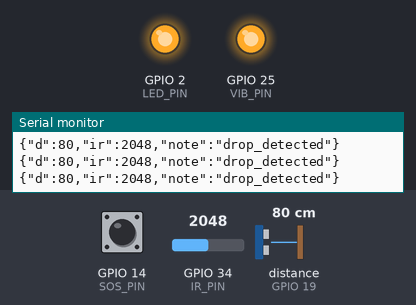
Simulated run of this sketch. Board: ESP32. Parts: output pins drawn as LEDs (lit = HIGH), the last lines printed to the serial monitor. Wiring (inferred from the names in the program): ultrasonic range finder: trigger GPIO 18; echo GPIO 19. The test bench sets the inputs (shaded band); at power-on: GPIO 34 (IR_PIN) = 2048, GPIO 14 (SOS_PIN) HIGH, distance to the obstacle (sensor on GPIO 19) 80 cm. The echo pulse lasts 58.3 µs per cm; nothing arrives over Bluetooth unless stated; pins used as bus, display or sensor lines are not drawn.

Above: at 1.4 s.
1.5 s: GPIO 34 (IR_PIN) set to 1557
3.0 s: GPIO 34 (IR_PIN) set to 1468
At 3.8 s:
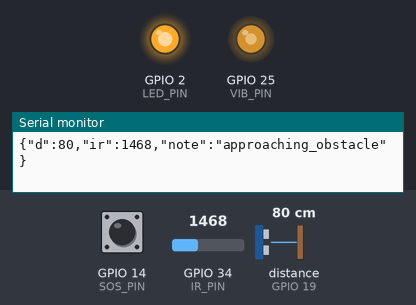
4.6 s: GPIO 14 (SOS_PIN) pulled LOW for 0.15 s
At 5.0 s:
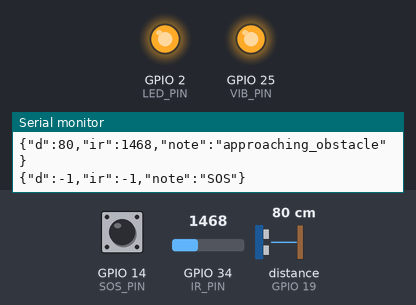
6.8 s: distance to the obstacle (sensor on GPIO 19) set to 44 cm
8.3 s: distance to the obstacle (sensor on GPIO 19) set to 37 cm
At 9.4 s:
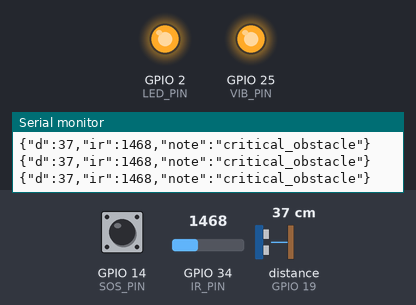
10.3 s: distance to the obstacle (sensor on GPIO 19) set to 60 cm
At 11.5 s:
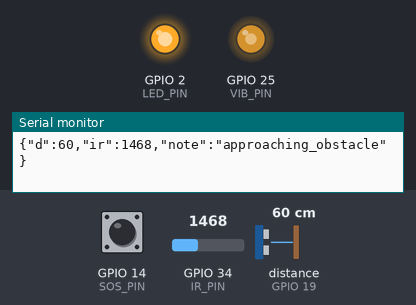
Timing chart, 0 to 12.9 s (numbered marks = the images above; inputs shaded):
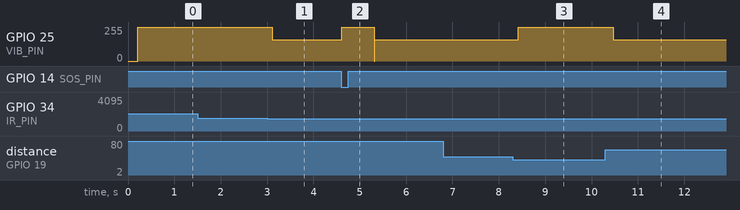

The sketch:

stick.ino
```cpp
/*
  Samriddha Drishti - Smart Blind Stick (still in prototype stage)
  Author : Team JalDrishya
  Purpose: Read ultrasonic + IR sensors, provide haptic feedback, publish JSON over Bluetooth Serial.
  Hardware: ESP32, HC-SR04, analog IR sensor, vibration motor, SOS button.
*/

#include <Arduino.h>
#include "BluetoothSerial.h"

// ---------- CONFIG ----------
#define TRIG_PIN      18
#define ECHO_PIN      19
#define IR_PIN        34
#define VIB_PIN       25
#define SOS_PIN       14
#define LED_PIN       2     // Status LED

#define SAMPLE_INTERVAL_MS   200
#define HC_SR04_TIMEOUT_US   30000

#define DIST_ALERT_CM        120
#define DIST_CRITICAL_CM     40
#define IR_DROP_THRESHOLD    1500

// Vibration intensities (0-255 PWM)
#define VIB_OFF              0
#define VIB_LOW              90
#define VIB_MED              160
#define VIB_HIGH             255

// ---------- GLOBALS ----------
BluetoothSerial SerialBT;
volatile unsigned long lastSOS = 0;
const unsigned long SOS_DEBOUNCE_MS = 800;
const unsigned long SOS_LONGPRESS_MS = 1200;

unsigned long lastSample = 0;

// ---------- UTILITY ----------
long measureDistanceCM() {
  // Trigger
  digitalWrite(TRIG_PIN, LOW);
  delayMicroseconds(2);
  digitalWrite(TRIG_PIN, HIGH);
  delayMicroseconds(10);
  digitalWrite(TRIG_PIN, LOW);

  // Wait for echo
  unsigned long t = pulseIn(ECHO_PIN, HIGH, HC_SR04_TIMEOUT_US);
  if (t == 0) return -1; // timeout / no reading
  // distance in cm = time(us) / 58 (approx)
  long dist = t / 58;
  return dist;
}

int readIR() {
  // analogRead returns 0..4095 on ESP32 default ADC range
  return analogRead(IR_PIN);
}

void setVibration(uint8_t value) {
  // Use ledc PWM for ESP32 for smoother control
  ledcWrite(0, value);
}

void sendStatusJSON(long dist, int irVal, const char* note) {
  // Build a small JSON string and send via Bluetooth
  // Example: {"d":45,"ir":1300,"note":"ok"}
  String out = "{";
  out += "\"d\":";
  out += dist;
  out += ",\"ir\":";
  out += irVal;
  out += ",\"note\":\"";
  out += note;
  out += "\"}";

  if (SerialBT.connected()) {
    SerialBT.println(out);
  }
  // Also print on serial for debug
  Serial.println(out);
}

// ---------- SOS handler (non blocking) ----------
void checkSOS() {
  static unsigned long pressStart = 0;
  static bool pressed = false;

  bool state = digitalRead(SOS_PIN) == LOW ? false : true; // depends on wiring, assume HIGH when pressed

  if (state && !pressed) {
    pressed = true;
    pressStart = millis();
  } else if (!state && pressed) {
    unsigned long duration = millis() - pressStart;
    pressed = false;
    if (duration >= SOS_LONGPRESS_MS && (millis() - lastSOS) > SOS_DEBOUNCE_MS) {
      lastSOS = millis();
      // Send SOS message
      sendStatusJSON(-1, -1, "SOS");
      // strong vibration to notify user
      setVibration(VIB_HIGH);
      delay(700);
      setVibration(VIB_OFF);
    }
  }
}

// ---------- SETUP ----------
void setup() {
  Serial.begin(115200);
  Serial.println("[Stick] Starting...");

  pinMode(TRIG_PIN, OUTPUT);
  pinMode(ECHO_PIN, INPUT);
  pinMode(IR_PIN, INPUT);
  pinMode(VIB_PIN, OUTPUT);
  pinMode(SOS_PIN, INPUT_PULLUP);
  pinMode(LED_PIN, OUTPUT);

  // Setup PWM (ledc) channel 0 on VIB_PIN
  ledcSetup(0, 2000, 8);
  ledcAttachPin(VIB_PIN, 0);
  setVibration(VIB_OFF);

  // Initialize Bluetooth Serial
  if (!SerialBT.begin("Samriddha_Stick")) {
    Serial.println("[Stick] BT init failed");
  } else {
    Serial.println("[Stick] Bluetooth started: Samriddha_Stick");
  }

  digitalWrite(LED_PIN, HIGH);
  delay(200);
  digitalWrite(LED_PIN, LOW);
}

// ---------- MAIN LOOP ----------
void loop() {
  unsigned long now = millis();
  if (now - lastSample < SAMPLE_INTERVAL_MS) {
    // handle sos with every iteration
    checkSOS();
    delay(10);
    return;
  }
  lastSample = now;

  // Read sensors
  long dist = measureDistanceCM();   // -1 indicates no echo
  int irVal = readIR();

  // Decide feedback
  uint8_t vib = VIB_OFF;
  const char* note = "ok";

  // Prioritize critical distances
  if (dist > 0 && dist <= DIST_CRITICAL_CM) {
    vib = VIB_HIGH;
    note = "critical_obstacle";
  } else if (dist > 0 && dist <= DIST_ALERT_CM) {
    vib = VIB_MED;
    note = "approaching_obstacle";
  }

  // IR (downward drop) overrides with immediate alert
  if (irVal > IR_DROP_THRESHOLD) {
    vib = VIB_HIGH;
    note = "drop_detected";
  }

  // Provide light vibration if nothing critical but in proximity
  if (dist > 0 && dist <= (DIST_ALERT_CM * 1.5) && vib == VIB_OFF) {
    vib = VIB_LOW;
    note = "near_object";
  }

  // Send feedback
  setVibration(vib);
  sendStatusJSON(dist, irVal, note);

  // Visual LED flashing when connected
  if (SerialBT.connected()) {
    digitalWrite(LED_PIN, HIGH);
  } else {
    digitalWrite(LED_PIN, LOW);
  }

  // handle SOS button within sample interval
  checkSOS();

  // small delay to avoid CPU hogging
  delay(10);
}
```

Measured:
- the behaviour switches between 1501 and 1500 on GPIO 34 (IR_PIN) (found by bisection; images 0 and 1)
- after the input at 3.0 s, GPIO 25 (VIB_PIN): 255/255 → 159/255 after 0.11 s
- after the input at 4.6 s, GPIO 25 (VIB_PIN): 159/255 → 255/255 at once, → 159/255 0.70 s later
- after the input at 8.3 s, GPIO 25 (VIB_PIN): 159/255 → 255/255 after 0.12 s
- after the input at 10.3 s, GPIO 25 (VIB_PIN): 255/255 → 159/255 after 0.17 s
